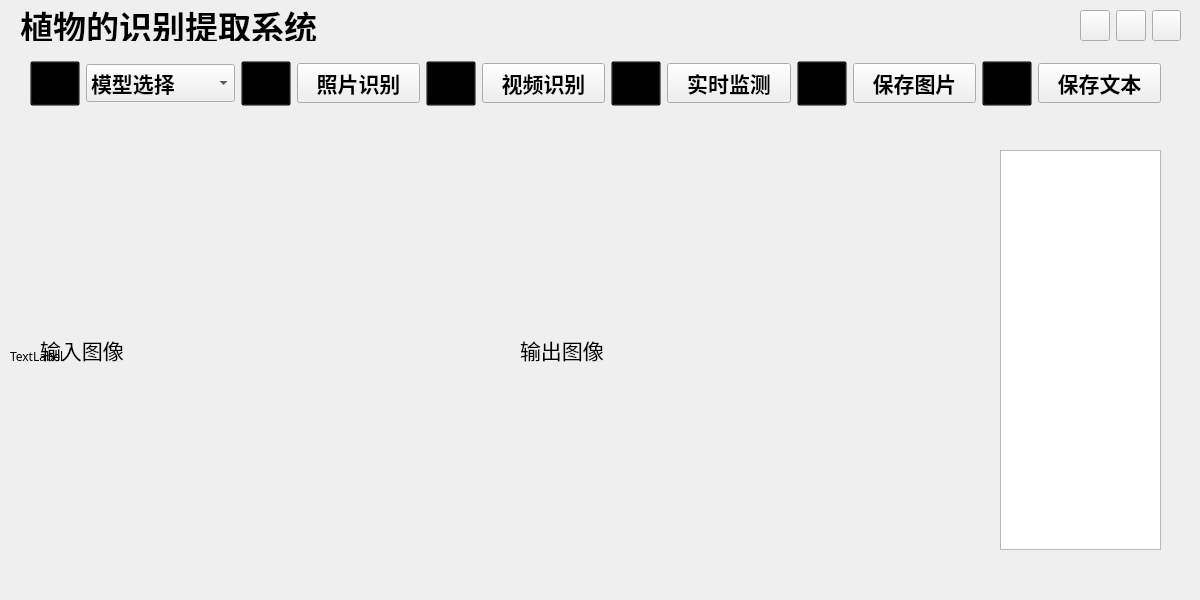
<?xml version="1.0" encoding="UTF-8"?>
<ui version="4.0">
 <class>MainWindow</class>
 <widget class="QMainWindow" name="MainWindow">
  <property name="windowModality">
   <enum>Qt::NonModal</enum>
  </property>
  <property name="geometry">
   <rect>
    <x>0</x>
    <y>0</y>
    <width>1200</width>
    <height>600</height>
   </rect>
  </property>
  <property name="minimumSize">
   <size>
    <width>1200</width>
    <height>600</height>
   </size>
  </property>
  <property name="maximumSize">
   <size>
    <width>1728</width>
    <height>972</height>
   </size>
  </property>
  <property name="font">
   <font>
    <family>楷体</family>
   </font>
  </property>
  <property name="windowTitle">
   <string>植物的识别提取系统</string>
  </property>
  <property name="windowIcon">
   <iconset>
    <normaloff>:/newPrefix/images_test/result.png</normaloff>:/newPrefix/images_test/result.png</iconset>
  </property>
  <property name="toolTip">
   <string/>
  </property>
  <property name="autoFillBackground">
   <bool>false</bool>
  </property>
  <property name="styleSheet">
   <string notr="true"/>
  </property>
  <property name="tabShape">
   <enum>QTabWidget::Rounded</enum>
  </property>
  <widget class="QWidget" name="centralwidget">
   <widget class="QPlainTextEdit" name="plainTextEdit_result_display">
    <property name="geometry">
     <rect>
      <x>1000</x>
      <y>150</y>
      <width>161</width>
      <height>400</height>
     </rect>
    </property>
    <property name="styleSheet">
     <string notr="true"/>
    </property>
    <property name="lineWidth">
     <number>-1</number>
    </property>
   </widget>
   <widget class="QLabel" name="input_img">
    <property name="geometry">
     <rect>
      <x>40</x>
      <y>150</y>
      <width>400</width>
      <height>400</height>
     </rect>
    </property>
    <property name="font">
     <font>
      <family>宋体</family>
      <pointsize>16</pointsize>
      <weight>50</weight>
      <bold>false</bold>
     </font>
    </property>
    <property name="text">
     <string>输入图像</string>
    </property>
   </widget>
   <widget class="QLabel" name="output_img">
    <property name="geometry">
     <rect>
      <x>520</x>
      <y>150</y>
      <width>400</width>
      <height>400</height>
     </rect>
    </property>
    <property name="font">
     <font>
      <family>宋体</family>
      <pointsize>16</pointsize>
      <weight>50</weight>
      <bold>false</bold>
     </font>
    </property>
    <property name="text">
     <string>输出图像</string>
    </property>
   </widget>
   <widget class="Line" name="line">
    <property name="geometry">
     <rect>
      <x>10</x>
      <y>940</y>
      <width>1701</width>
      <height>20</height>
     </rect>
    </property>
    <property name="orientation">
     <enum>Qt::Horizontal</enum>
    </property>
   </widget>
   <widget class="QLabel" name="title">
    <property name="geometry">
     <rect>
      <x>20</x>
      <y>10</y>
      <width>581</width>
      <height>31</height>
     </rect>
    </property>
    <property name="font">
     <font>
      <family>楷体</family>
      <pointsize>25</pointsize>
      <weight>75</weight>
      <bold>true</bold>
     </font>
    </property>
    <property name="text">
     <string>植物的识别提取系统</string>
    </property>
   </widget>
   <widget class="QLabel" name="background">
    <property name="geometry">
     <rect>
      <x>10</x>
      <y>121</y>
      <width>1181</width>
      <height>471</height>
     </rect>
    </property>
    <property name="text">
     <string>TextLabel</string>
    </property>
   </widget>
   <widget class="QWidget" name="layoutWidget">
    <property name="geometry">
     <rect>
      <x>30</x>
      <y>60</y>
      <width>1131</width>
      <height>47</height>
     </rect>
    </property>
    <layout class="QHBoxLayout" name="horizontalLayout">
     <item>
      <widget class="QToolButton" name="toolButton_modelselect">
       <property name="minimumSize">
        <size>
         <width>45</width>
         <height>45</height>
        </size>
       </property>
       <property name="maximumSize">
        <size>
         <width>50</width>
         <height>45</height>
        </size>
       </property>
       <property name="cursor">
        <cursorShape>PointingHandCursor</cursorShape>
       </property>
       <property name="autoFillBackground">
        <bool>false</bool>
       </property>
       <property name="styleSheet">
        <string notr="true">background-color: transparent;
border-image: url(:/newPrefix/images_test/model_select.png);</string>
       </property>
       <property name="text">
        <string/>
       </property>
       <property name="icon">
        <iconset>
         <normaloff>:/newPrefix/images_test/folder_web.png</normaloff>:/newPrefix/images_test/folder_web.png</iconset>
       </property>
       <property name="iconSize">
        <size>
         <width>50</width>
         <height>40</height>
        </size>
       </property>
       <property name="popupMode">
        <enum>QToolButton::DelayedPopup</enum>
       </property>
       <property name="toolButtonStyle">
        <enum>Qt::ToolButtonTextUnderIcon</enum>
       </property>
       <property name="autoRaise">
        <bool>false</bool>
       </property>
       <property name="arrowType">
        <enum>Qt::NoArrow</enum>
       </property>
      </widget>
     </item>
     <item>
      <widget class="QComboBox" name="model_select">
       <property name="font">
        <font>
         <family>宋体</family>
         <pointsize>16</pointsize>
         <weight>75</weight>
         <bold>true</bold>
        </font>
       </property>
       <item>
        <property name="text">
         <string>模型选择</string>
        </property>
       </item>
       <item>
        <property name="text">
         <string>DeepLab v3</string>
        </property>
       </item>
      </widget>
     </item>
     <item>
      <widget class="QToolButton" name="toolButton_filelabel">
       <property name="minimumSize">
        <size>
         <width>45</width>
         <height>45</height>
        </size>
       </property>
       <property name="maximumSize">
        <size>
         <width>50</width>
         <height>45</height>
        </size>
       </property>
       <property name="cursor">
        <cursorShape>PointingHandCursor</cursorShape>
       </property>
       <property name="autoFillBackground">
        <bool>false</bool>
       </property>
       <property name="styleSheet">
        <string notr="true">background-color: transparent;
border-image: url(:/newPrefix/images_test/model_select.png);</string>
       </property>
       <property name="text">
        <string/>
       </property>
       <property name="icon">
        <iconset>
         <normaloff>:/newPrefix/images_test/folder_web.png</normaloff>:/newPrefix/images_test/folder_web.png</iconset>
       </property>
       <property name="iconSize">
        <size>
         <width>50</width>
         <height>40</height>
        </size>
       </property>
       <property name="popupMode">
        <enum>QToolButton::DelayedPopup</enum>
       </property>
       <property name="toolButtonStyle">
        <enum>Qt::ToolButtonTextUnderIcon</enum>
       </property>
       <property name="autoRaise">
        <bool>false</bool>
       </property>
       <property name="arrowType">
        <enum>Qt::NoArrow</enum>
       </property>
      </widget>
     </item>
     <item>
      <widget class="QPushButton" name="button_openfile">
       <property name="font">
        <font>
         <family>宋体</family>
         <pointsize>16</pointsize>
         <weight>75</weight>
         <bold>true</bold>
        </font>
       </property>
       <property name="styleSheet">
        <string notr="true"/>
       </property>
       <property name="text">
        <string>照片识别</string>
       </property>
      </widget>
     </item>
     <item>
      <widget class="QToolButton" name="toolButton_videolabel">
       <property name="maximumSize">
        <size>
         <width>50</width>
         <height>45</height>
        </size>
       </property>
       <property name="cursor">
        <cursorShape>PointingHandCursor</cursorShape>
       </property>
       <property name="autoFillBackground">
        <bool>false</bool>
       </property>
       <property name="styleSheet">
        <string notr="true">background-color: transparent;
border-image: url(:/newPrefix/images_ui/save.png);
border-color: rgb(0, 170, 255);
color:rgb(0, 170, 255);</string>
       </property>
       <property name="text">
        <string/>
       </property>
       <property name="icon">
        <iconset>
         <normaloff>:/newPrefix/images_test/author.png</normaloff>:/newPrefix/images_test/author.png</iconset>
       </property>
       <property name="iconSize">
        <size>
         <width>50</width>
         <height>39</height>
        </size>
       </property>
       <property name="popupMode">
        <enum>QToolButton::DelayedPopup</enum>
       </property>
       <property name="toolButtonStyle">
        <enum>Qt::ToolButtonTextUnderIcon</enum>
       </property>
       <property name="autoRaise">
        <bool>false</bool>
       </property>
       <property name="arrowType">
        <enum>Qt::NoArrow</enum>
       </property>
      </widget>
     </item>
     <item>
      <widget class="QPushButton" name="button_openvideo">
       <property name="font">
        <font>
         <family>宋体</family>
         <pointsize>16</pointsize>
         <weight>75</weight>
         <bold>true</bold>
        </font>
       </property>
       <property name="styleSheet">
        <string notr="true"/>
       </property>
       <property name="text">
        <string>视频识别</string>
       </property>
      </widget>
     </item>
     <item>
      <widget class="QToolButton" name="toolButton_cameralabel">
       <property name="minimumSize">
        <size>
         <width>45</width>
         <height>45</height>
        </size>
       </property>
       <property name="maximumSize">
        <size>
         <width>50</width>
         <height>45</height>
        </size>
       </property>
       <property name="cursor">
        <cursorShape>PointingHandCursor</cursorShape>
       </property>
       <property name="autoFillBackground">
        <bool>false</bool>
       </property>
       <property name="styleSheet">
        <string notr="true">background-color: transparent;
border-color: rgb(0, 170, 255);
color:rgb(0, 170, 255);
border-image: url(:/newPrefix/images_test/camera.png);</string>
       </property>
       <property name="text">
        <string/>
       </property>
       <property name="icon">
        <iconset>
         <normaloff>:/newPrefix/images_test/g1.png</normaloff>:/newPrefix/images_test/g1.png</iconset>
       </property>
       <property name="iconSize">
        <size>
         <width>50</width>
         <height>39</height>
        </size>
       </property>
       <property name="popupMode">
        <enum>QToolButton::DelayedPopup</enum>
       </property>
       <property name="toolButtonStyle">
        <enum>Qt::ToolButtonTextUnderIcon</enum>
       </property>
       <property name="autoRaise">
        <bool>false</bool>
       </property>
       <property name="arrowType">
        <enum>Qt::NoArrow</enum>
       </property>
      </widget>
     </item>
     <item>
      <widget class="QPushButton" name="button_opencamera">
       <property name="font">
        <font>
         <family>宋体</family>
         <pointsize>16</pointsize>
         <weight>75</weight>
         <bold>true</bold>
        </font>
       </property>
       <property name="styleSheet">
        <string notr="true"/>
       </property>
       <property name="text">
        <string>实时监测</string>
       </property>
      </widget>
     </item>
     <item>
      <widget class="QToolButton" name="toolButton_saveimglabel">
       <property name="maximumSize">
        <size>
         <width>50</width>
         <height>45</height>
        </size>
       </property>
       <property name="cursor">
        <cursorShape>PointingHandCursor</cursorShape>
       </property>
       <property name="autoFillBackground">
        <bool>false</bool>
       </property>
       <property name="styleSheet">
        <string notr="true">background-color: transparent;
border-image: url(:/newPrefix/images_ui/versions.png);
border-color: rgb(0, 170, 255);
color:rgb(0, 170, 255);</string>
       </property>
       <property name="text">
        <string/>
       </property>
       <property name="icon">
        <iconset>
         <normaloff>:/newPrefix/images_test/settings.png</normaloff>:/newPrefix/images_test/settings.png</iconset>
       </property>
       <property name="iconSize">
        <size>
         <width>50</width>
         <height>39</height>
        </size>
       </property>
       <property name="popupMode">
        <enum>QToolButton::DelayedPopup</enum>
       </property>
       <property name="toolButtonStyle">
        <enum>Qt::ToolButtonTextUnderIcon</enum>
       </property>
       <property name="autoRaise">
        <bool>false</bool>
       </property>
       <property name="arrowType">
        <enum>Qt::NoArrow</enum>
       </property>
      </widget>
     </item>
     <item>
      <widget class="QPushButton" name="button_saveimg">
       <property name="font">
        <font>
         <family>宋体</family>
         <pointsize>16</pointsize>
         <weight>75</weight>
         <bold>true</bold>
        </font>
       </property>
       <property name="styleSheet">
        <string notr="true"/>
       </property>
       <property name="text">
        <string>保存图片</string>
       </property>
      </widget>
     </item>
     <item>
      <widget class="QToolButton" name="toolButton_savetxtlabel">
       <property name="maximumSize">
        <size>
         <width>50</width>
         <height>45</height>
        </size>
       </property>
       <property name="cursor">
        <cursorShape>PointingHandCursor</cursorShape>
       </property>
       <property name="autoFillBackground">
        <bool>false</bool>
       </property>
       <property name="styleSheet">
        <string notr="true">background-color: transparent;
border-image: url(:/newPrefix/images_ui/versions.png);
border-color: rgb(0, 170, 255);
color:rgb(0, 170, 255);</string>
       </property>
       <property name="text">
        <string/>
       </property>
       <property name="icon">
        <iconset>
         <normaloff>:/newPrefix/images_test/settings.png</normaloff>:/newPrefix/images_test/settings.png</iconset>
       </property>
       <property name="iconSize">
        <size>
         <width>50</width>
         <height>39</height>
        </size>
       </property>
       <property name="popupMode">
        <enum>QToolButton::DelayedPopup</enum>
       </property>
       <property name="toolButtonStyle">
        <enum>Qt::ToolButtonTextUnderIcon</enum>
       </property>
       <property name="autoRaise">
        <bool>false</bool>
       </property>
       <property name="arrowType">
        <enum>Qt::NoArrow</enum>
       </property>
      </widget>
     </item>
     <item>
      <widget class="QPushButton" name="button_savetxt">
       <property name="font">
        <font>
         <family>宋体</family>
         <pointsize>16</pointsize>
         <weight>75</weight>
         <bold>true</bold>
        </font>
       </property>
       <property name="styleSheet">
        <string notr="true"/>
       </property>
       <property name="text">
        <string>保存文本</string>
       </property>
      </widget>
     </item>
    </layout>
   </widget>
   <widget class="QWidget" name="layoutWidget">
    <property name="geometry">
     <rect>
      <x>1080</x>
      <y>10</y>
      <width>101</width>
      <height>31</height>
     </rect>
    </property>
    <layout class="QHBoxLayout" name="horizontalLayout_2">
     <item>
      <widget class="QPushButton" name="min">
       <property name="font">
        <font>
         <family>宋体</family>
         <pointsize>16</pointsize>
         <weight>75</weight>
         <bold>true</bold>
        </font>
       </property>
       <property name="styleSheet">
        <string notr="true"/>
       </property>
       <property name="text">
        <string/>
       </property>
      </widget>
     </item>
     <item>
      <widget class="QPushButton" name="max">
       <property name="font">
        <font>
         <family>宋体</family>
         <pointsize>16</pointsize>
         <weight>75</weight>
         <bold>true</bold>
        </font>
       </property>
       <property name="styleSheet">
        <string notr="true"/>
       </property>
       <property name="text">
        <string/>
       </property>
      </widget>
     </item>
     <item>
      <widget class="QPushButton" name="quit">
       <property name="font">
        <font>
         <family>宋体</family>
         <pointsize>16</pointsize>
         <weight>75</weight>
         <bold>true</bold>
        </font>
       </property>
       <property name="styleSheet">
        <string notr="true"/>
       </property>
       <property name="text">
        <string/>
       </property>
      </widget>
     </item>
    </layout>
   </widget>
  </widget>
  <action name="actionGoogle_Translate">
   <property name="text">
    <string>Google Translate</string>
   </property>
  </action>
  <action name="actionHTML_type">
   <property name="text">
    <string>HTML type</string>
   </property>
  </action>
  <action name="actionsoftware_version">
   <property name="text">
    <string>software version</string>
   </property>
  </action>
 </widget>
 <resources>
  <include location="image.qrc"/>
 </resources>
 <connections/>
</ui>
